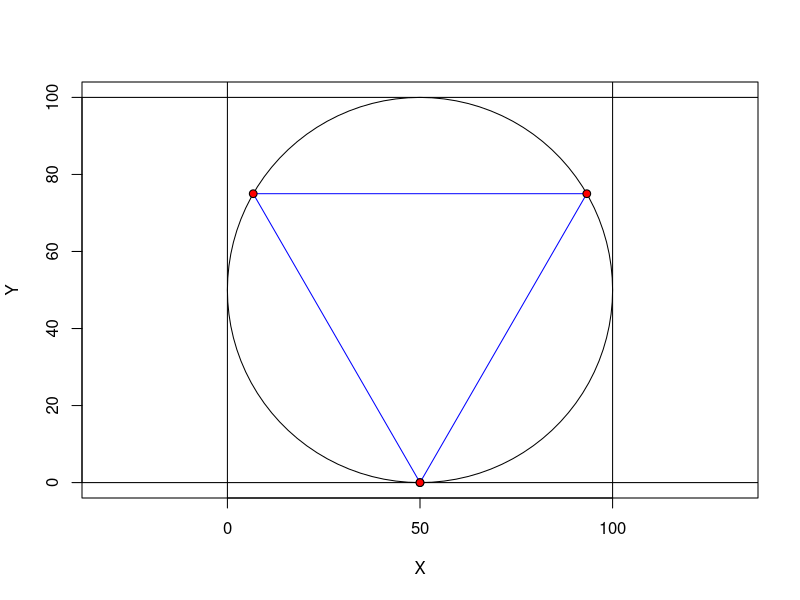
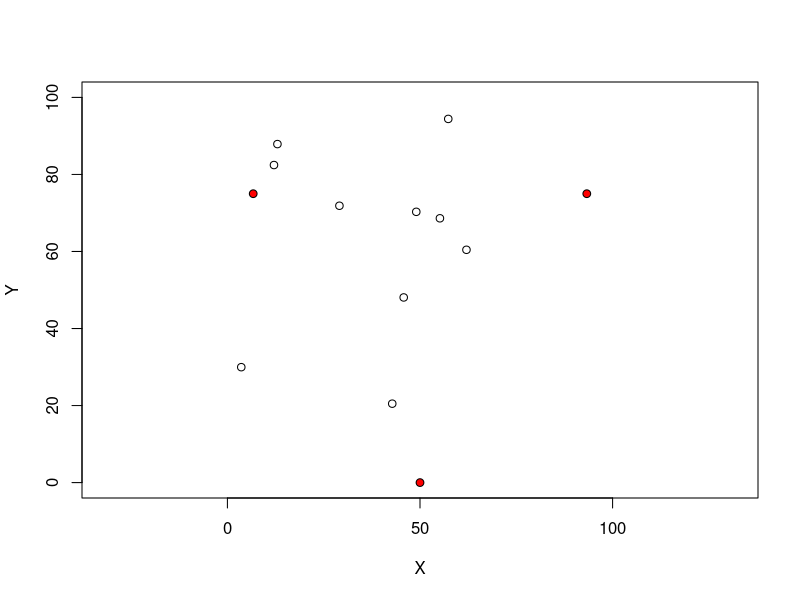

Generate these figures, in order, with R:
library(plotrix)

plot(x=NULL, y=NULL, xlim=c(0,100), ylim=c(0,100), asp = 1,
     xlab='X', ylab='Y')
draw.circle(x = 50, y = 50, radius = 50)
abline(h=0)
abline(h=100)
abline(v=0)
abline(v=100)

# Draw point
draw.circle(x = 50, y = 0, radius = 1, lwd = 1, col="red")

# Triangle points:
myTri <- data.frame(id=1, x=50, y=0)
myTri <- rbind(myTri, c(2, 25*(2+sqrt(3)), tan(pi/3)*((25*(2+sqrt(3)))-50)))
myTri <- rbind(myTri, c(3, -25*(sqrt(3)-2), tan(-pi/3)*((-25*(sqrt(3)-2))-50)))
polygon(myTri[,2], myTri[,3], border="blue")

# abline(a=tan(pi/3)*(-50), tan(pi/3))


# Draw point
draw.circle(x = 50, y = 0, radius = 1, lwd = 1, col="red")
draw.circle(x = 25*(2+sqrt(3)), y = tan(pi/3)*((25*(2+sqrt(3)))-50), radius = 1, lwd = 1, col="red")
draw.circle(x = -25*(sqrt(3)-2), y = tan(-pi/3)*((-25*(sqrt(3)-2))-50), radius = 1, lwd = 1, col="red")


# 2D Examples:
  # Distance function:
  myDist <- function(x, y) {
    # x and y must be 2D points -- (x,y) tuples i.e.: x <- c(1,2) y <- c(3,4)
    
    d <- sqrt((x[[1]]-y[[1]])^2+(x[[2]]-y[[2]])^2)
    
  }

  # 10 Random Points
  myPoints <- data.frame(x = runif(n = 10, min = 0, max = 100),
                   y = runif(n = 10, min = 0, max = 100))
  
  myTrilat <- data.frame(d1=NULL, d2=NULL, d3=NULL)
  for(i in 1:nrow(myPoints)) {
    myTrilat[i, 'd1'] <- myDist(c(myPoints[i,'x'], myPoints[i, 'y']), c(myTri[1,'x'], myTri[1,'x']))
    myTrilat[i, 'd2'] <- myDist(c(myPoints[i,'x'], myPoints[i, 'y']), c(myTri[2,'x'], myTri[2,'x']))
    myTrilat[i, 'd3'] <- myDist(c(myPoints[i,'x'], myPoints[i, 'y']), c(myTri[3,'x'], myTri[3,'x']))
  }
   
  myTrilateration <- cbind(myPoints, myTrilat)
  myTrilateration
  
  plot(x=NULL, y=NULL, xlim=c(0,100), ylim=c(0,100), asp = 1,
       xlab='X', ylab='Y')
  points(myTrilateration$x, myTrilateration$y)
  draw.circle(x = 50, y = 0, radius = 1, lwd = 1, col="red")
  draw.circle(x = 25*(2+sqrt(3)), y = tan(pi/3)*((25*(2+sqrt(3)))-50), radius = 1, lwd = 1, col="red")
  draw.circle(x = -25*(sqrt(3)-2), y = tan(-pi/3)*((-25*(sqrt(3)-2))-50), radius = 1, lwd = 1, col="red")
  
